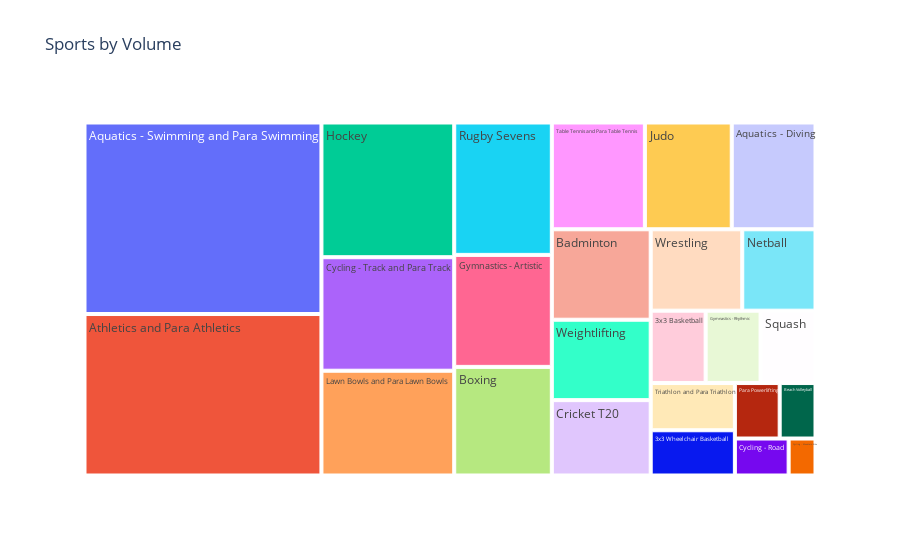

Notebook code cell kept with this figure:
### Code cell
fig = px.treemap(won, path=['SPORT'], title='Sports by Volume')
fig.show()

### Figure 1 — Plotly figure (JSON) as saved in the notebook; plotly's stock layout.template omitted (floating-point values rounded to 4 significant figures)
{"data": [{"branchvalues": "total", "domain": {"x": [0, 1], "y": [0, 1]}, "hovertemplate": "labels=%{label}<br>count=%{value}<br>parent=%{parent}<br>id=%{id}<extra></extra>", "ids": ["3x3 Basketball", "3x3 Wheelchair Basketball", "Aquatics - Diving", "Aquatics - Swimming and Para Swimming", "Athletics and Para Athletics", "Badminton", "Beach Volleyball", "Boxing", "Cricket T20", "Cycling - Mountain Bike", "Cycling - Road", "Cycling - Track and Para Track", "Gymnastics - Artistic", "Gymnastics - Rhythmic", "Hockey", "Judo", "Lawn Bowls and Para Lawn Bowls", "Netball", "Para Powerlifting", "Rugby Sevens", "Squash", "Table Tennis and Para Table Tennis", "Triathlon and Para Triathlon", "Weightlifting", "Wrestling"], "labels": ["3x3 Basketball", "3x3 Wheelchair Basketball", "Aquatics - Diving", "Aquatics - Swimming and Para Swimming", "Athletics and Para Athletics", "Badminton", "Beach Volleyball", "Boxing", "Cricket T20", "Cycling - Mountain Bike", "Cycling - Road", "Cycling - Track and Para Track", "Gymnastics - Artistic", "Gymnastics - Rhythmic", "Hockey", "Judo", "Lawn Bowls and Para Lawn Bowls", "Netball", "Para Powerlifting", "Rugby Sevens", "Squash", "Table Tennis and Para Table Tennis", "Triathlon and Para Triathlon", "Weightlifting", "Wrestling"], "name": "", "parents": ["", "", "", "", "", "", "", "", "", "", "", "", "", "", "", "", "", "", "", "", "", "", "", "", ""], "type": "treemap", "values": [24, 23, 54, 274, 231, 54, 12, 64, 45, 6, 12, 91, 66, 24, 108, 56, 84, 36, 15, 78, 24, 60, 24, 48, 45]}], "layout": {"legend": {"tracegroupgap": 0}, "title": {"text": "Sports by Volume"}}}
